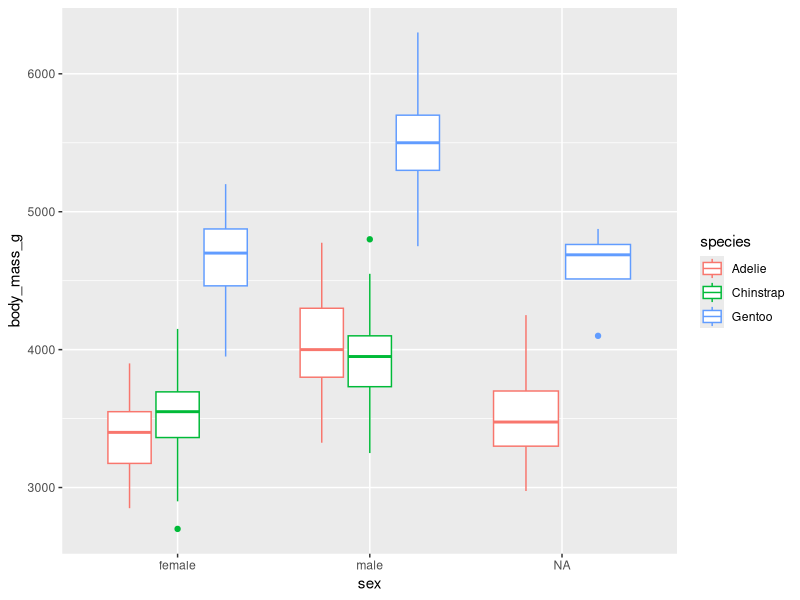

R code for this plot: (Note: this script raises an error after producing the figure.)
## ---- chunk 1
knitr::opts_chunk$set(echo = FALSE, message = FALSE, warning = FALSE)
## ---- chunk 2
library(palmerpenguins)
library(tidyverse)
penguins %>% 
  ggplot(aes(x=sex, y=body_mass_g, color=species)) +  geom_boxplot()





## ---- chunk 3
knitr::include_graphics("./hamburger.png")
